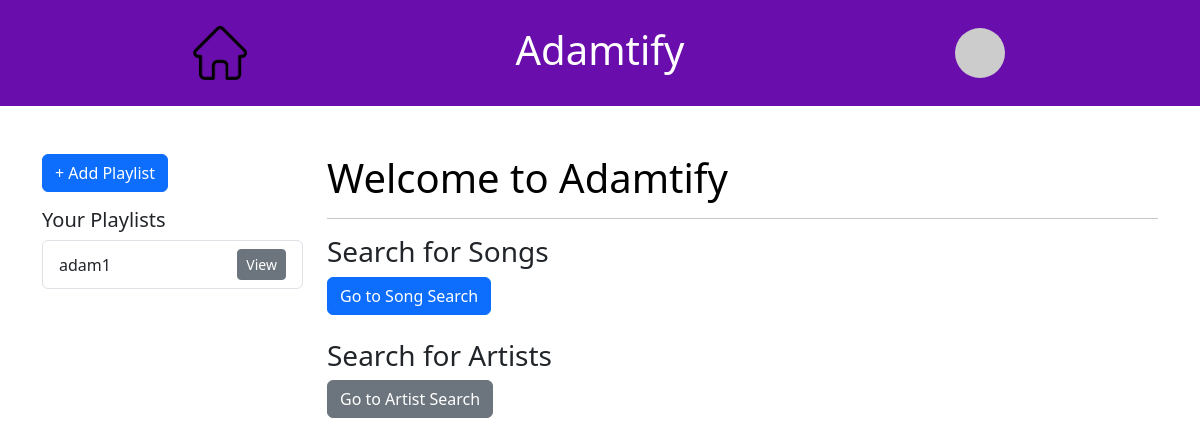
The page / (signed in) on the database as committed earlier.
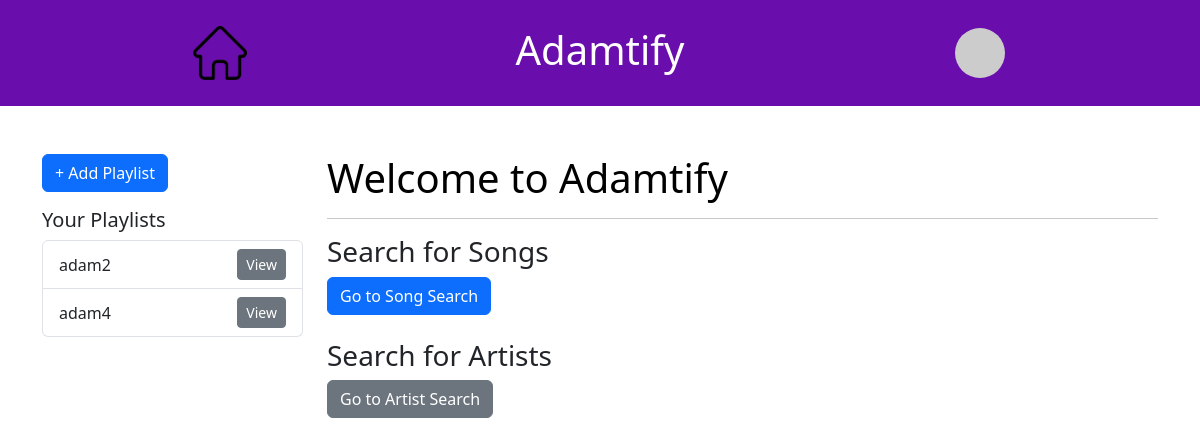
The same page on the database as committed later.
### app/models.py (models this page shows)
class Playlist(db.Model):
    playlist_id = db.Column(db.Integer, primary_key=True)
    name = db.Column(db.String(200), nullable=False)
    user_id = db.Column(db.Integer, db.ForeignKey('user.user_id'), nullable=False)
    songs = db.relationship('PlaylistSong', back_populates='playlist', lazy='select')  # Many-to-Many

### app/views.py (the view)
@app.route('/')
def index():
    playlists = []
    songs = []
    form = PlaylistForm()
    user = None
    if 'user_id' in session:
        user = User.query.get(session['user_id'])
        playlists = Playlist.query.filter_by(user_id=session['user_id']).all()
        songs = Song.query.all()
    return render_template('home.html', playlists=playlists, songs=songs, form=form, user=user)

### app/views.py (called while the page is built)
def get_user_by_id(user_id):
    return User.query.filter_by(user_id=user_id).first()

@app.before_request
def before_request():
    user_id = session.get('user_id')  # Retrieve user_id from session
    if user_id:
        g.user = get_user_by_id(user_id)  # Replace this with your actual method to get user data
    else:
        g.user = None

### app/templates/home.html
{% extends "base.html" %}
{% block content %}
    <div class="container mt-5">
        <div class="row">
            <div class="col-md-3">
                <a href="{{ url_for('add_playlist') }}" class="btn btn-primary mb-3">
                    + Add Playlist
                </a>
                <h5>Your Playlists</h5>
                <ul class="list-group">
                    {% if playlists %}
                        {% for playlist in playlists %}
                            <li class="list-group-item d-flex justify-content-between align-items-center">
                                {{ playlist.name }}
                                <a href="{{ url_for('view_playlist', playlist_id=playlist.playlist_id) }}" class="btn btn-secondary btn-sm">View</a>
                            </li>
                        {% endfor %}
                    {% else %}
                        <li class="list-group-item">No playlists available.</li>
                    {% endif %}
                </ul>
            </div>
            <div class="col-md-9">
                <h1>Welcome to Adamtify</h1>
                <hr>
                <h3>Search for Songs</h3>
                <a href="{{ url_for('search') }}" class="btn btn-primary">Go to Song Search</a>
                <h3 class="mt-4">Search for Artists</h3>
                <a href="{{ url_for('search_artist') }}" class="btn btn-secondary">Go to Artist Search</a>
            </div>
        </div>
    </div>
{% endblock %}

### app/templates/base.html (shortened to what this page needs)
<!DOCTYPE html>
<html lang="en">
<head>
    <link rel="stylesheet" href="https://cdn.jsdelivr.net/npm/bootstrap@5.3.3/dist/css/bootstrap.min.css">
    <link rel="stylesheet" href="{{ url_for('static', filename='style/base.css') }}">
</head>
<body>
    <header>
        <div class="container">
            <div class="row align-items-center">
                <div class="col-4 section1">
                    <a href="{{ url_for('index') }}">
                        <img src="{{ url_for('static', filename='images/home-icon.png') }}" alt="Home" class="home-icon">
                    </a>
                </div>
                <div class="col-4 section2">
                    <p>Adamtify</p>
                </div>
                <div class="col-4 section3">
                    {% if g.user %}
                        <a href="{{ url_for('profile', user_id=g.user.user_id) }}">
                            <img src="https://ui-avatars.com/api/?name={{ g.user.firstname }}+{{ g.user.lastname }}&size=200&background=random"
                                 alt="Profile Picture" class="profile-pic">
                        </a>
                    {% else %}
                        <a href="{{ url_for('login') }}" class="nav-link">
                            <img src="{{ url_for('static', filename='images/login-nobck.png') }}" alt="Login" class="nav-image">
                        </a>
                    {% endif %}
                </div>
            </div>
        </div>
    </header>
    {% block content %}{% endblock %}
</body>
</html>

### app/static/style/base.css (style rules this page uses)
header { background-color: #6a0dad; padding: 10px 0; color: white; }
.section1, .section2, .section3 { text-align: center; }
.section2 p { font-size: 2.5em; margin-top: 10px; text-align: center; }
.profile-pic { width: 50px; height: 50px; border-radius: 50%; object-fit: cover; }
h1 { color: black; }
.home-icon { width: 15%; height: auto; }

Rows that differ between the two databases and show on the page:
changed Playlist: name "adam1" → "adam2"
added Playlist: name "adam4"
